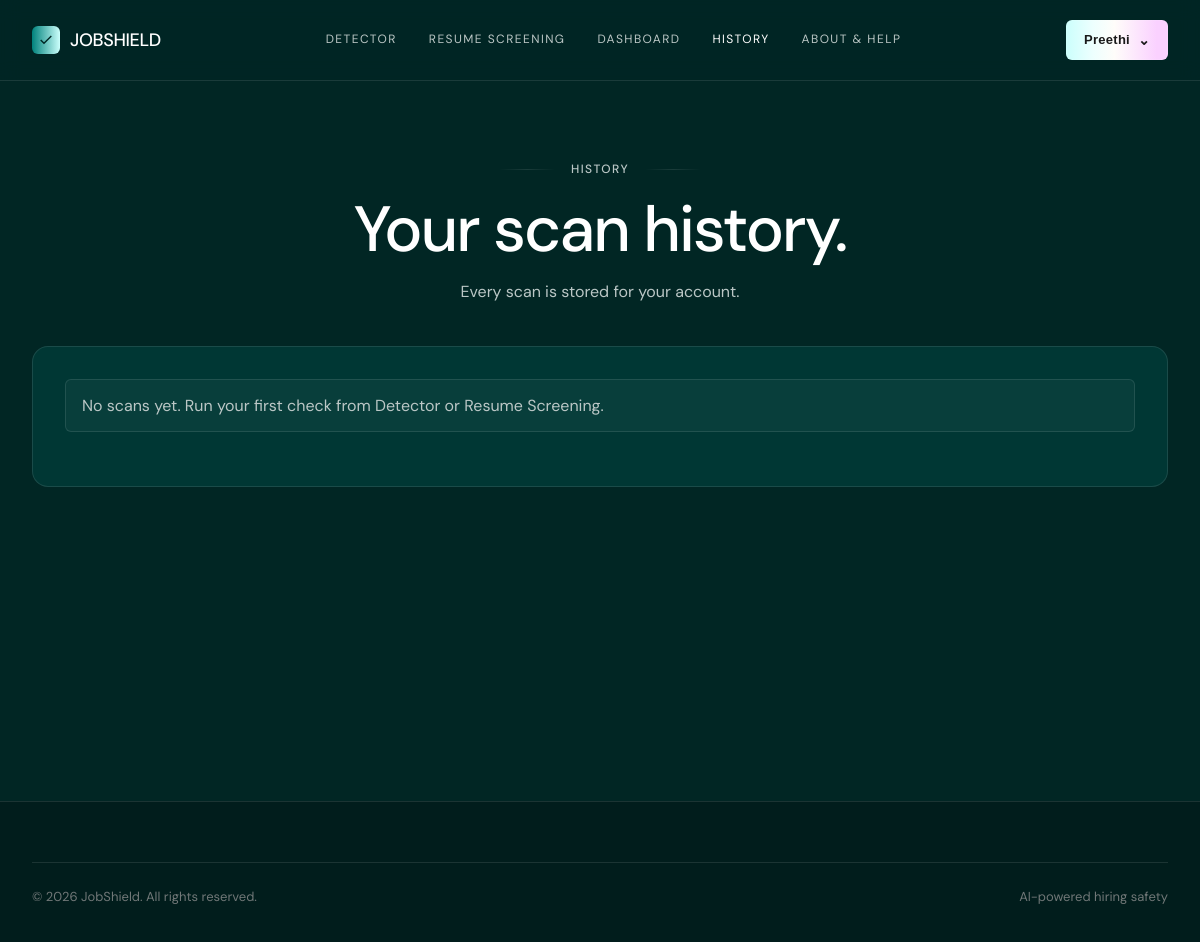
Page /history (signed in) on the earlier database version.
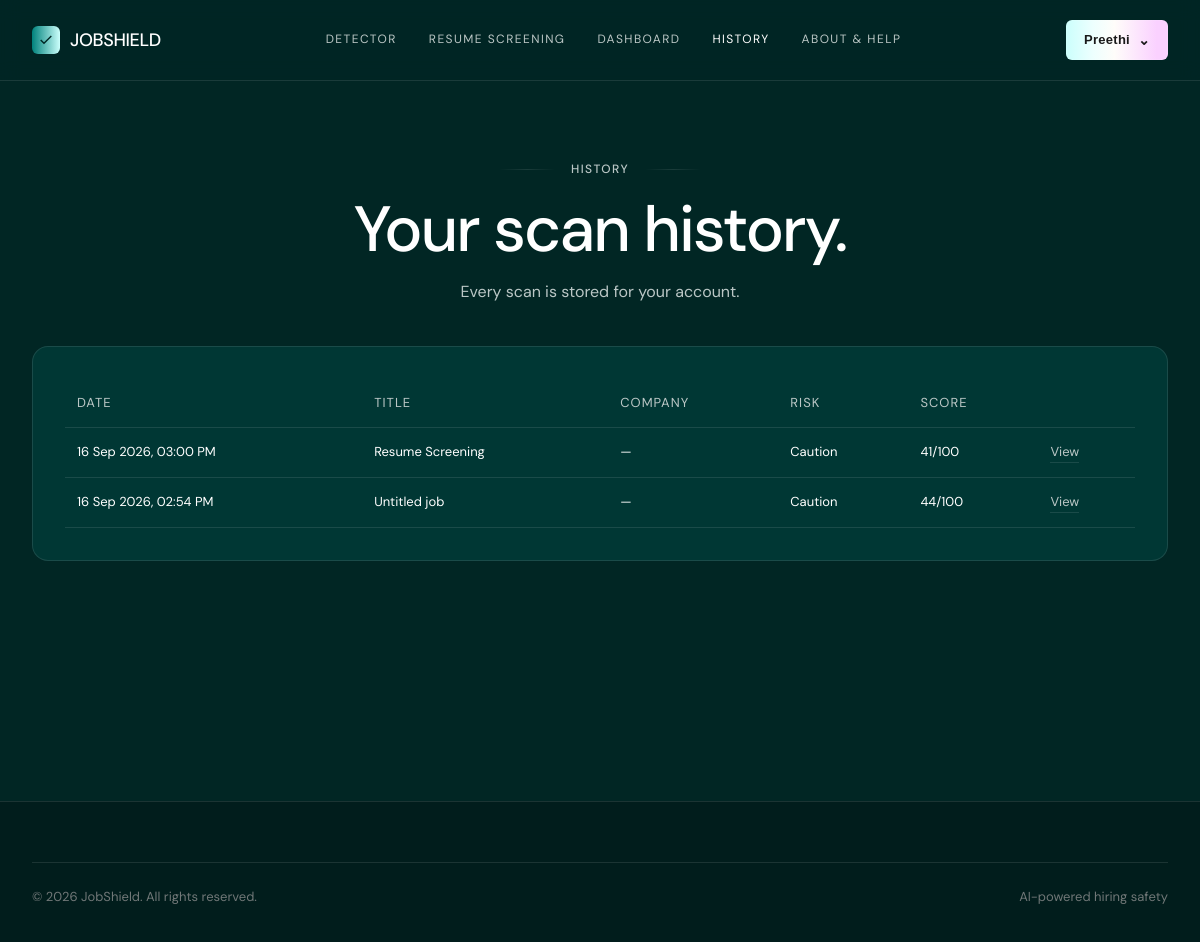
Same page on the later database version.
### models.py (models this page shows, shortened)
class Scan(db.Model):
    __tablename__ = "scans"
    id = db.Column(db.Integer, primary_key=True)
    user_id = db.Column(db.Integer, db.ForeignKey("users.id"), nullable=False, index=True)
    created_at = db.Column(db.DateTime, default=datetime.utcnow, nullable=False, index=True)
    job_title = db.Column(db.String(255), nullable=False, default="Untitled job")
    company_name = db.Column(db.String(255), nullable=True)
    score = db.Column(db.Integer, nullable=False, default=0)
    risk = db.Column(db.String(50), nullable=False, default="Caution")
    result_json = db.Column(db.Text, nullable=False)

### app.py (the view)
@app.route("/history")
@login_required
def history():
    scans = (
        Scan.query
        .filter_by(user_id=current_user.id)
        .order_by(Scan.created_at.desc())
        .all()
    )
    return render_template(
        "history.html",
        title="History",
        active="history",
        history=scans,
    )

### models.py (called while the page is built)
@login_manager.user_loader
def load_user(user_id):
    try:
        return db.session.get(User, int(user_id))
    except (TypeError, ValueError):
        return None

### templates/history.html (shortened to what the changed rows need)
{% extends 'base.html' %}
{% block content %}
<main class="page">
  <div class="wrap">
    <div class="page-head">
      <h1>Your scan history.</h1>
    </div>
    {% if selected_scan %}
    <div class="history-result-card">
      <div class="result-card-top">
        <div>
          <div class="eyebrow">Saved Result</div>
          <h2>
            {{ selected_scan.job_title }}
          </h2>
          {% if selected_scan.company_name %}
            <p class="result-company">
              {{ selected_scan.company_name }}
            </p>
          {% else %}
            <p class="result-company">
              Company not provided
            </p>
          {% endif %}
        </div>
        <a class="back-link" href="/history">
          ← Back
        </a>
      </div>
      <div class="score-card">
        <div class="score-header">
          <div>
            <span class="score-label">Safety Score</span>
            <div class="score-value">
              {{ selected_scan.score }}
              <span>/100</span>
            </div>
          </div>
          <div class="risk-badge risk-{{ selected_scan.risk|lower }}">
            {{ selected_scan.risk }}
          </div>
        </div>
        <div class="progress-section">
          <div class="progress-labels">
            <span>Risk / Safety level</span>
            <span>{{ selected_scan.score }}%</span>
          </div>
          <div class="progress-track">
            <div
              class="progress-fill"
              style="width: {{ [selected_scan.score, 100]|min }}%;"
            ></div>
          </div>
        </div>
      </div>
      {% if selected_result %}
      <div class="details-card">
        {% set actual_result = selected_result.get('result', selected_result) %}
        {% if actual_result.get('summary') %}
        <div class="detail-section">
          <h3>Summary</h3>
          <p>{{ actual_result.get('summary') }}</p>
        </div>
        {% endif %}
        {% if actual_result.get('checks') %}
        <div class="detail-section">
          <h3>Checks</h3>
          <div class="detail-list">
            {% for check in actual_result.get('checks', []) %}
              <div class="detail-item">
                {{ check }}
              </div>
            {% endfor %}
          </div>
        </div>
        {% endif %}
        {% if actual_result.get('suspicious_signals') %}
        <div class="detail-section">
          <h3>Suspicious Signals</h3>
          <div class="detail-list">
            {% for signal in actual_result.get('suspicious_signals', []) %}
              <div class="detail-item">
                {{ signal }}
              </div>
            {% endfor %}
          </div>
        </div>
        {% endif %}
        {% if actual_result.get('safe_signals') %}
        <div class="detail-section">
          <h3>Safe Signals</h3>
          <div class="detail-list">
            {% for signal in actual_result.get('safe_signals', []) %}
              <div class="detail-item">
                {{ signal }}
              </div>
            {% endfor %}
          </div>
        </div>
        {% endif %}
        {% if actual_result.get('evidence') %}
        <div class="detail-section">
          <h3>Evidence</h3>
          <p>{{ actual_result.get('evidence') }}</p>
        </div>
        {% endif %}
        {% if actual_result.get('next_steps') %}
        <div class="detail-section">
          <h3>Next Steps</h3>
          <div class="detail-list">
            {% for step in actual_result.get('next_steps', []) %}
              <div class="detail-item">
                {{ step }}
              </div>
            {% endfor %}
          </div>
        </div>
        {% endif %}
        {% if actual_result.get('relevancy_score') is not none %}
        <div class="detail-section">
          <h3>Resume Relevancy</h3>
          <div class="resume-score-row">
            <strong>
              {{ actual_result.get('relevancy_score') }}%
            </strong>
            <span>
              {{ actual_result.get('keyword_total', 0) }}
              keywords analyzed
            </span>
          </div>
          <div class="progress-track resume-progress">
            <div
              class="progress-fill"
              style="width: {{ [actual_result.get('relevancy_score', 0), 100]|min }}%;"
            ></div>
          </div>
        </div>
        {% endif %}
        {% if actual_result.get('matched_keywords') %}
        <div class="detail-section">
          <h3>Matched Keywords</h3>
          <div class="keyword-list">
            {% for keyword in actual_result.get('matched_keywords', []) %}
              <span class="keyword">{{ keyword }}</span>
            {% endfor %}
          </div>
        </div>
        {% endif %}
        {% if actual_result.get('missing_keywords') %}
        <div class="detail-section">
          <h3>Missing Keywords</h3>
          <div class="keyword-list">
            {% for keyword in actual_result.get('missing_keywords', []) %}
              <span class="keyword missing">{{ keyword }}</span>
            {% endfor %}
          </div>
        </div>
        {% endif %}
      </div>
      {% endif %}
    </div>
    {% else %}
    <div class="panel">
      {% if history %}
      <table class="history-table">
        <thead>
          <tr>
            <th>Date</th>
            <th>Title</th>
            <th>Company</th>
            <th>Risk</th>
            <th>Score</th>
            <th></th>
          </tr>
        </thead>
        <tbody>
          {% for x in history %}
          <tr>
            <td>
              {{ x.created_at.strftime('%d %b %Y, %I:%M %p') }}
            </td>
            <td>
              {{ x.job_title }}
            </td>
            <td>
              {{ x.company_name or '—' }}
            </td>
            <td>
              {{ x.risk }}
            </td>
            <td>
              {{ x.score }}/100
            </td>
            <td>
              <a
                class="btn-ghost"
                href="{{ url_for('history_detail', scan_id=x.id) }}"
              >
                View
              </a>
            </td>
          </tr>
          {% endfor %}
        </tbody>
      </table>
      {% else %}
      <div class="notice">
        No scans yet. Run your first check from Detector or Resume Screening.
      </div>
      {% endif %}
    </div>
    {% endif %}
  </div>
</main>
{% endblock %}

Differences in the rows shown:
added Scan: created_at "16 Sep 2026, 03:00 PM", job_title "Resume Screening", company_name "—", risk "Caution", score "41"
added Scan: created_at "16 Sep 2026, 02:54 PM", job_title "Untitled job", company_name "—", risk "Caution", score "44"
Other differences:
text no longer shown: "No scans yet. Run your first check from Detector or Resume Screening."
text now shown: "DATE TITLE COMPANY RISK SCORE"
